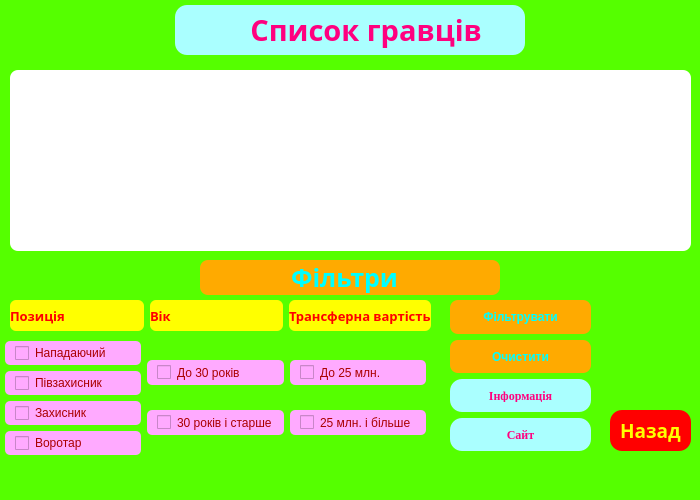
<?xml version="1.0" encoding="UTF-8"?>
<ui version="4.0">
 <class>Players</class>
 <widget class="QMainWindow" name="Players">
  <property name="geometry">
   <rect>
    <x>0</x>
    <y>0</y>
    <width>700</width>
    <height>500</height>
   </rect>
  </property>
  <property name="font">
   <font>
    <pointsize>8</pointsize>
   </font>
  </property>
  <property name="windowTitle">
   <string>MainWindow</string>
  </property>
  <property name="styleSheet">
   <string notr="true">QWidget {
background-color: rgb(85, 255, 0);
border-radius: 10px;
	border-color: rgb(255, 255, 0);
}</string>
  </property>
  <widget class="QWidget" name="centralwidget">
   <widget class="QListWidget" name="listWidget">
    <property name="enabled">
     <bool>true</bool>
    </property>
    <property name="geometry">
     <rect>
      <x>10</x>
      <y>70</y>
      <width>681</width>
      <height>181</height>
     </rect>
    </property>
    <property name="styleSheet">
     <string notr="true">QListWidget {
background-color: rgb(255, 255, 255);
border-color: rgb(0, 0, 0);
border-radius: 8px;
}</string>
    </property>
   </widget>
   <widget class="QLabel" name="label">
    <property name="geometry">
     <rect>
      <x>175</x>
      <y>5</y>
      <width>350</width>
      <height>50</height>
     </rect>
    </property>
    <property name="font">
     <font>
      <family>Agency FB</family>
      <pointsize>22</pointsize>
      <weight>75</weight>
      <bold>true</bold>
     </font>
    </property>
    <property name="styleSheet">
     <string notr="true">QLabel {
background-color: rgb(170, 255, 255);
	border-color: rgb(0, 0, 127);
	color: rgb(255, 0, 127);
border-radius: 12px;
}</string>
    </property>
    <property name="text">
     <string>          Список гравців</string>
    </property>
   </widget>
   <widget class="QLabel" name="label_2">
    <property name="geometry">
     <rect>
      <x>200</x>
      <y>260</y>
      <width>300</width>
      <height>35</height>
     </rect>
    </property>
    <property name="font">
     <font>
      <family>Gill Sans MT</family>
      <pointsize>19</pointsize>
      <weight>75</weight>
      <bold>true</bold>
     </font>
    </property>
    <property name="styleSheet">
     <string notr="true">QLabel {
border-radius: 8px;
	color: rgb(0, 255, 255);
	background-color: rgb(255, 170, 0);
	border-color: rgb(85, 255, 255);
}</string>
    </property>
    <property name="text">
     <string>              Фільтри</string>
    </property>
   </widget>
   <widget class="QPushButton" name="pushButton_3">
    <property name="geometry">
     <rect>
      <x>610</x>
      <y>410</y>
      <width>81</width>
      <height>41</height>
     </rect>
    </property>
    <property name="font">
     <font>
      <family>Californian FB</family>
      <pointsize>14</pointsize>
      <weight>75</weight>
      <bold>true</bold>
     </font>
    </property>
    <property name="styleSheet">
     <string notr="true">QPushButton {
background-color: rgb(255, 0, 0);
	color: rgb(255, 255, 0);
	border-color: rgb(255, 255, 0);
border-radius: 12px;
padding: 5px 10px;
}
QPushButton:hover:!pressed { 
background-color: white;
border-color: black;
color: black;
}</string>
    </property>
    <property name="text">
     <string>Назад</string>
    </property>
   </widget>
   <widget class="QWidget" name="layoutWidget">
    <property name="geometry">
     <rect>
      <x>10</x>
      <y>300</y>
      <width>421</width>
      <height>31</height>
     </rect>
    </property>
    <layout class="QHBoxLayout" name="horizontalLayout">
     <item>
      <widget class="QLabel" name="label_3">
       <property name="font">
        <font>
         <family>Perpetua Titling MT</family>
         <pointsize>10</pointsize>
         <weight>75</weight>
         <bold>true</bold>
        </font>
       </property>
       <property name="styleSheet">
        <string notr="true">QLabel {
background-color: rgb(255, 255, 0);
	color: rgb(255, 0, 0);
	border-color: rgb(255, 0, 0);
border-radius: 6px;
}</string>
       </property>
       <property name="text">
        <string>Позиція</string>
       </property>
      </widget>
     </item>
     <item>
      <widget class="QLabel" name="label_4">
       <property name="font">
        <font>
         <family>Perpetua Titling MT</family>
         <pointsize>10</pointsize>
         <weight>75</weight>
         <bold>true</bold>
        </font>
       </property>
       <property name="styleSheet">
        <string notr="true">QLabel {
background-color: rgb(255, 255, 0);
	color: rgb(255, 0, 0);
	border-color: rgb(255, 0, 0);
border-radius: 6px;
}</string>
       </property>
       <property name="text">
        <string>Вік</string>
       </property>
      </widget>
     </item>
     <item>
      <widget class="QLabel" name="label_5">
       <property name="font">
        <font>
         <family>Perpetua Titling MT</family>
         <pointsize>10</pointsize>
         <weight>75</weight>
         <bold>true</bold>
        </font>
       </property>
       <property name="styleSheet">
        <string notr="true">QLabel {
background-color: rgb(255, 255, 0);
	color: rgb(255, 0, 0);
	border-color: rgb(255, 0, 0);
border-radius: 6px;
}</string>
       </property>
       <property name="text">
        <string>Трансферна вартість</string>
       </property>
      </widget>
     </item>
    </layout>
   </widget>
   <widget class="QWidget" name="layoutWidget">
    <property name="geometry">
     <rect>
      <x>5</x>
      <y>341</y>
      <width>421</width>
      <height>114</height>
     </rect>
    </property>
    <layout class="QHBoxLayout" name="horizontalLayout_2">
     <item>
      <layout class="QVBoxLayout" name="verticalLayout">
       <item>
        <widget class="QCheckBox" name="forward_box">
         <property name="styleSheet">
          <string notr="true">QCheckBox {
background-color: rgb(255, 170, 255);
	color: rgb(170, 0, 0);
	border-color: rgb(170, 0, 0);
border-radius: 5px;
padding: 5px 10px;
}</string>
         </property>
         <property name="text">
          <string>Нападаючий</string>
         </property>
        </widget>
       </item>
       <item>
        <widget class="QCheckBox" name="mdf_box">
         <property name="styleSheet">
          <string notr="true">QCheckBox {
background-color: rgb(255, 170, 255);
	color: rgb(170, 0, 0);
	border-color: rgb(170, 0, 0);
border-radius: 5px;
padding: 5px 10px;
}</string>
         </property>
         <property name="text">
          <string>Півзахисник</string>
         </property>
        </widget>
       </item>
       <item>
        <widget class="QCheckBox" name="def_box">
         <property name="styleSheet">
          <string notr="true">QCheckBox {
background-color: rgb(255, 170, 255);
	color: rgb(170, 0, 0);
	border-color: rgb(170, 0, 0);
border-radius: 5px;
padding: 5px 10px;
}</string>
         </property>
         <property name="text">
          <string>Захисник</string>
         </property>
        </widget>
       </item>
       <item>
        <widget class="QCheckBox" name="gk_box">
         <property name="styleSheet">
          <string notr="true">QCheckBox {
background-color: rgb(255, 170, 255);
	color: rgb(170, 0, 0);
	border-color: rgb(170, 0, 0);
border-radius: 5px;
padding: 5px 10px;
}</string>
         </property>
         <property name="text">
          <string>Воротар</string>
         </property>
        </widget>
       </item>
      </layout>
     </item>
     <item>
      <layout class="QVBoxLayout" name="verticalLayout_2">
       <item>
        <widget class="QCheckBox" name="minus30_box">
         <property name="styleSheet">
          <string notr="true">QCheckBox {
background-color: rgb(255, 170, 255);
	color: rgb(170, 0, 0);
	border-color: rgb(170, 0, 0);
border-radius: 5px;
padding: 5px 10px;
}</string>
         </property>
         <property name="text">
          <string>До 30 років</string>
         </property>
        </widget>
       </item>
       <item>
        <widget class="QCheckBox" name="plus30_box">
         <property name="styleSheet">
          <string notr="true">QCheckBox {
background-color: rgb(255, 170, 255);
	color: rgb(170, 0, 0);
	border-color: rgb(170, 0, 0);
border-radius: 5px;
padding: 5px 10px;
}</string>
         </property>
         <property name="text">
          <string>30 років і старше</string>
         </property>
        </widget>
       </item>
      </layout>
     </item>
     <item>
      <layout class="QVBoxLayout" name="verticalLayout_3">
       <item>
        <widget class="QCheckBox" name="minus25_box">
         <property name="styleSheet">
          <string notr="true">QCheckBox {
background-color: rgb(255, 170, 255);
	color: rgb(170, 0, 0);
	border-color: rgb(170, 0, 0);
border-radius: 5px;
padding: 5px 10px;
}</string>
         </property>
         <property name="text">
          <string>До 25 млн.</string>
         </property>
        </widget>
       </item>
       <item>
        <widget class="QCheckBox" name="plus25_box">
         <property name="styleSheet">
          <string notr="true">QCheckBox {
background-color: rgb(255, 170, 255);
	color: rgb(170, 0, 0);
	border-color: rgb(170, 0, 0);
border-radius: 5px;
padding: 5px 10px;
}</string>
         </property>
         <property name="text">
          <string>25 млн. і більше</string>
         </property>
        </widget>
       </item>
      </layout>
     </item>
    </layout>
   </widget>
   <widget class="QWidget" name="layoutWidget">
    <property name="geometry">
     <rect>
      <x>450</x>
      <y>300</y>
      <width>141</width>
      <height>151</height>
     </rect>
    </property>
    <layout class="QVBoxLayout" name="verticalLayout_4">
     <item>
      <widget class="QPushButton" name="filtr_button">
       <property name="font">
        <font>
         <pointsize>9</pointsize>
         <weight>75</weight>
         <bold>true</bold>
        </font>
       </property>
       <property name="styleSheet">
        <string notr="true">QPushButton {
border-radius: 8px;
	color: rgb(0, 255, 255);
	background-color: rgb(255, 170, 0);
	border-color: rgb(85, 255, 255);
padding: 10px 20px;
}
QPushButton:hover:!pressed { 
background-color: white;
border-color: black;
color: black;
}</string>
       </property>
       <property name="text">
        <string>Фільтрувати</string>
       </property>
      </widget>
     </item>
     <item>
      <widget class="QPushButton" name="clear">
       <property name="font">
        <font>
         <pointsize>9</pointsize>
         <weight>75</weight>
         <bold>true</bold>
        </font>
       </property>
       <property name="styleSheet">
        <string notr="true">QPushButton {
border-radius: 8px;
	color: rgb(0, 255, 255);
	background-color: rgb(255, 170, 0);
	border-color: rgb(85, 255, 255);
padding: 10px 20px;
}
QPushButton:hover:!pressed { 
background-color: white;
border-color: black;
color: black;
}</string>
       </property>
       <property name="text">
        <string>Очистити</string>
       </property>
      </widget>
     </item>
     <item>
      <widget class="QPushButton" name="info_button">
       <property name="font">
        <font>
         <family>Georgia</family>
         <pointsize>9</pointsize>
         <weight>75</weight>
         <bold>true</bold>
        </font>
       </property>
       <property name="styleSheet">
        <string notr="true">QPushButton {
background-color: rgb(170, 255, 255);
	border-color: rgb(0, 0, 127);
	color: rgb(255, 0, 127);
border-radius: 12px;
padding: 10px 20px;
}
QPushButton:hover:!pressed { 
background-color: white;
border-color: black;
color: black;
}</string>
       </property>
       <property name="text">
        <string>Інформація</string>
       </property>
      </widget>
     </item>
     <item>
      <widget class="QPushButton" name="site_button">
       <property name="font">
        <font>
         <family>Georgia</family>
         <pointsize>9</pointsize>
         <weight>75</weight>
         <bold>true</bold>
        </font>
       </property>
       <property name="styleSheet">
        <string notr="true">QPushButton {
background-color: rgb(170, 255, 255);
	border-color: rgb(0, 0, 127);
	color: rgb(255, 0, 127);
border-radius: 12px;
padding: 10px 20px;
}
QPushButton:hover:!pressed { 
background-color: white;
border-color: black;
color: black;
}</string>
       </property>
       <property name="text">
        <string>Сайт</string>
       </property>
      </widget>
     </item>
    </layout>
   </widget>
  </widget>
  <widget class="QMenuBar" name="menubar">
   <property name="geometry">
    <rect>
     <x>0</x>
     <y>0</y>
     <width>700</width>
     <height>21</height>
    </rect>
   </property>
  </widget>
  <widget class="QStatusBar" name="statusbar"/>
 </widget>
 <resources/>
 <connections/>
</ui>
